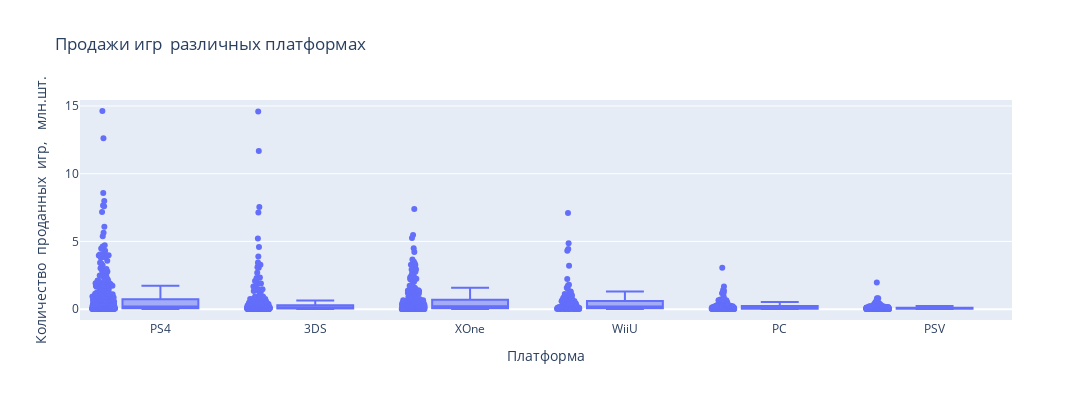

The notebook cell saved with this chart:
### Markdown cell above
Построим боксплот по глобальным продажам игр с разбивкой по платформам.

### Code cell
px.box( df_games_actual, x='platform',y='sum_sales',points='all',
                                                        labels={'sum_sales':'Количество  проданных  игр,   млн.шт.',
                                                              'platform':'Платформа'},
                              title='Продажи игр  различных платформах',
                                      width=1100, height=400)

### Figure 1 — Plotly figure (JSON) as saved in the notebook; plotly's stock layout.template omitted (floating-point values rounded to 4 significant figures; data arrays with more than 128 entries replaced by an {"elided": "..."} marker saying what was removed)
{"data": [{"alignmentgroup": "True", "boxpoints": "all", "hovertemplate": "Платформа=%{x}<br>Количество  проданных  игр,   млн.шт.=%{y}<extra></extra>", "legendgroup": "", "marker": {"color": "#636efa"}, "name": "", "notched": false, "offsetgroup": "", "orientation": "v", "showlegend": false, "type": "box", "x": {"elided": "1604 str values"}, "x0": " ", "xaxis": "x", "y": {"elided": "1604 float values"}, "y0": " ", "yaxis": "y"}], "layout": {"boxmode": "group", "height": 400, "legend": {"tracegroupgap": 0}, "title": {"text": "Продажи игр  различных платформах"}, "width": 1100, "xaxis": {"anchor": "y", "autorange": true, "domain": [0, 1], "range": [-0.5192, 5.5], "title": {"text": "Платформа"}, "type": "category"}, "yaxis": {"anchor": "x", "autorange": true, "domain": [0, 1], "range": [-0.8022, 15.44], "title": {"text": "Количество  проданных  игр,   млн.шт."}, "type": "linear"}}}
